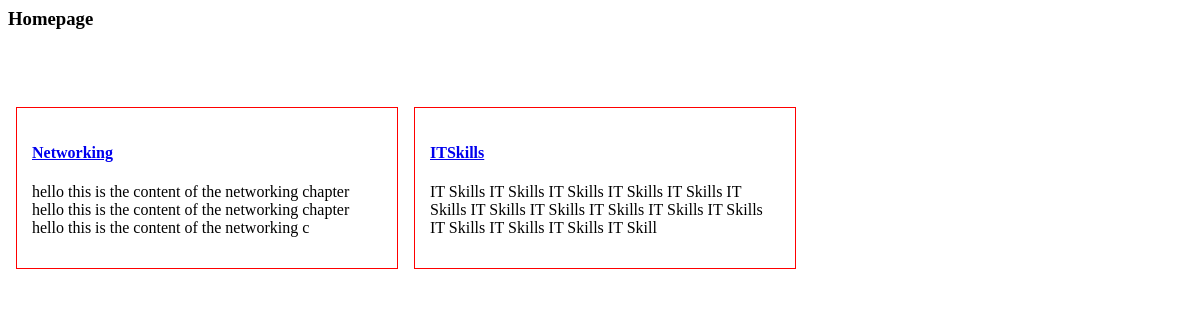
The app's page /, older data.
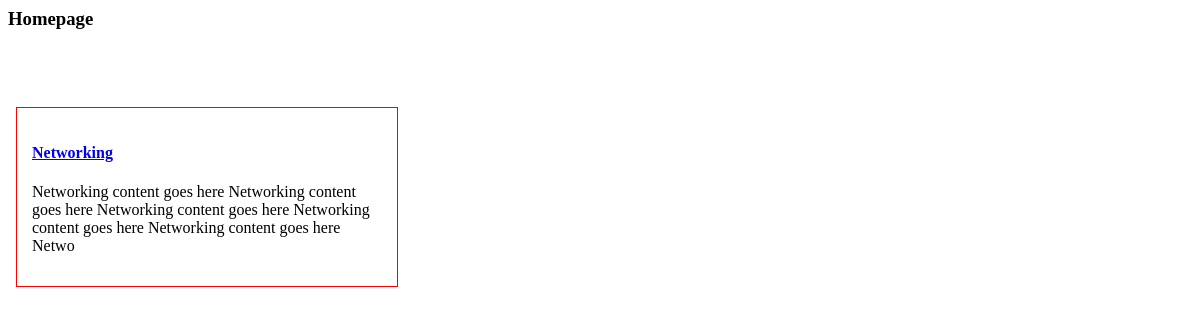
The same page, newer data.
### core/models.py (models this page shows, shortened)
class Chapter(models.Model):
    name = models.CharField(max_length=300)
    content = models.TextField()
    cover_image = models.ImageField(upload_to='chapters_cover_images')
    def snippet(self):
        return self.content[:150]

### core/views.py (the view)
# urls.py: path('', homepage, name='homepage'),
def homepage(request):
    chapters = Chapter.objects.all()
    return render(request, 'core/homepage.html',{'chapters':chapters})

### core/templates/core/homepage.html (shortened to what this page needs)
{% extends "index.html" %}
{% block container %}
    <h3>Homepage</h3>
    <div class="contents">
    {% for chapter in  chapters %}
        <div class="card">
            <h4><a href="{% url 'chapter_content' chapter.name %}">{{chapter.name}}</a></h4>
            <p>{{chapter.snippet}}</p>
        </div>
    {% endfor %}
    </div>
{% endblock container %}

Row changes from the older to the newer data that the page shows:
removed Chapter: name "ITSkills", snippet "IT Skills IT Skills IT Skills IT Skills IT Skills IT Skills IT Skills IT Skills IT Skills IT Skills IT Skills IT Skills IT Skills IT Skills IT Skill"
changed Chapter "Networking": snippet "hello this is the content of the networking chapter hello this is the content of the networking chapter hello this is the content of the networking c" → "Networking content goes here Networking content goes here Networking content goes here Networking content goes here Networking content goes here Netwo"
